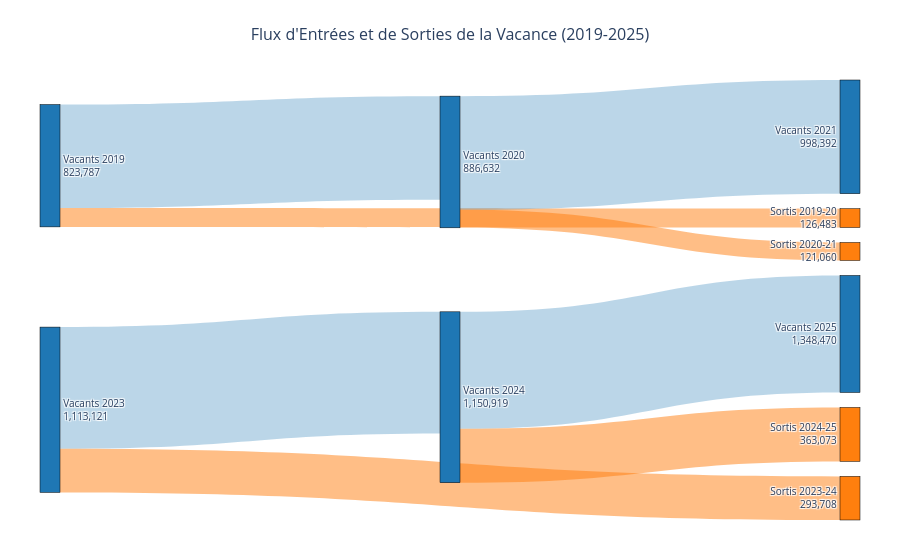

Notebook code cell kept with this figure:
### Markdown cell above
## 4. Analyse des Flux de Logements

### 4.1 Évolution des Stocks de Logements Vacants

L'analyse des fichiers LOVAC de 2019 à 2025 révèle une dynamique complexe d'entrées et de sorties de la vacance. Le stock total de logements vacants a progressé de **823 787 logements en 2019** à **1 348 470 logements en 2025**, soit une croissance de 63,7% sur la période.

Cette évolution reflète plusieurs phénomènes :
- **Nouvelles entrées en vacance** : Logements devenant vacants chaque année
- **Sorties de vacance** : Logements retrouvant une occupation
- **Amélioration du recensement** : Meilleure identification des logements vacants par les services

### 4.2 Taux de Sortie Annuels

Les taux de sortie varient significativement selon les années :
- **2019-2020** : 15,4% (126 483 sorties sur 823 787 logements)
- **2020-2021** : 13,7% (121 060 sorties sur 886 632 logements)
- **2023-2024** : 26,4% (293 708 sorties sur 1 113 121 logements)
- **2024-2025** : 31,5% (363 073 sorties sur 1 150 919 logements)

L'accélération des sorties en 2023-2025 peut s'expliquer par :
- **Reprise économique post-COVID** : Dynamisation du marché immobilier
- **Politiques publiques renforcées** : Montée en puissance des dispositifs ZLV
- **Tension immobilière** : Incitation à remettre les logements sur le marché

### Code cell
# Données pour le diagramme de Sankey des flux de logements
flow_data = {
    'years': ['2019', '2020', '2021', '2022', '2023', '2024', '2025'],
    'stocks': [823787, 886632, 998392, 1137633, 1113121, 1150919, 1348470],
    'exits': [0, 126483, 121060, 0, 0, 293708, 363073],  # Sorties observées
    'stays': [0, 697304, 765572, 0, 0, 819413, 787846]   # Maintiens observés
}

df_flows = pd.DataFrame(flow_data)

# Création du diagramme de Sankey avec Plotly
fig = go.Figure(data=[go.Sankey(
    node = dict(
        pad = 15,
        thickness = 20,
        line = dict(color = "black", width = 0.5),
        label = [
            "Vacants 2019<br>823,787",
            "Vacants 2020<br>886,632", 
            "Sortis 2019-20<br>126,483",
            "Vacants 2021<br>998,392",
            "Sortis 2020-21<br>121,060",
            "Vacants 2023<br>1,113,121",
            "Vacants 2024<br>1,150,919",
            "Sortis 2023-24<br>293,708",
            "Vacants 2025<br>1,348,470",
            "Sortis 2024-25<br>363,073"
        ],
        color = [
            "#1f77b4", "#1f77b4", "#ff7f0e", "#1f77b4", "#ff7f0e", 
            "#1f77b4", "#1f77b4", "#ff7f0e", "#1f77b4", "#ff7f0e"
        ]
    ),
    link = dict(
        source = [0, 0, 1, 1, 5, 5, 6, 6],
        target = [1, 2, 3, 4, 6, 7, 8, 9],
        value = [697304, 126483, 765572, 121060, 819413, 293708, 787846, 363073],
        color = ["rgba(31, 119, 180, 0.3)", "rgba(255, 127, 14, 0.5)", 
                "rgba(31, 119, 180, 0.3)", "rgba(255, 127, 14, 0.5)",
                "rgba(31, 119, 180, 0.3)", "rgba(255, 127, 14, 0.5)",
                "rgba(31, 119, 180, 0.3)", "rgba(255, 127, 14, 0.5)"]
    )
)])

fig.update_layout(
    title={
        'text': "Flux d'Entrées et de Sorties de la Vacance (2019-2025)",
        'x': 0.5,
        'font': {'size': 16}
    },
    font_size=10,
    height=600,
    margin=dict(t=80, b=40, l=40, r=40)
)

fig.show()

# Analyse complémentaire : évolution des stocks et taux de sortie
fig, (ax1, ax2) = plt.subplots(2, 1, figsize=(14, 10))

# Graphique 1: Évolution des stocks
years_numeric = [2019, 2020, 2021, 2022, 2023, 2024, 2025]
ax1.plot(years_numeric, df_flows['stocks'], 'o-', linewidth=3, markersize=8, color='#1f77b4')
ax1.fill_between(years_numeric, df_flows['stocks'], alpha=0.3, color='#1f77b4')
ax1.set_title('Évolution du Stock de Logements Vacants (LOVAC)', fontsize=14, fontweight='bold')
ax1.set_ylabel('Nombre de logements')
ax1.set_xlabel('Année')
ax1.grid(True, alpha=0.3)
ax1.ticklabel_format(style='plain', axis='y')

# Ajout des valeurs sur le graphique
for i, (year, stock) in enumerate(zip(years_numeric, df_flows['stocks'])):
    ax1.annotate(f'{stock:,}', (year, stock), textcoords="offset points", 
                xytext=(0,10), ha='center', fontweight='bold')

# Graphique 2: Taux de sortie annuels
exit_rates = [0, 15.4, 13.7, 0, 0, 26.4, 31.5]  # Taux calculés
years_with_exits = [2020, 2021, 2024, 2025]
rates_with_exits = [15.4, 13.7, 26.4, 31.5]

bars = ax2.bar(years_with_exits, rates_with_exits, color=['#ff7f0e', '#ff7f0e', '#2ca02c', '#2ca02c'], alpha=0.7)
ax2.set_title('Taux de Sortie Annuels de la Vacance', fontsize=14, fontweight='bold')
ax2.set_ylabel('Taux de sortie (%)')
ax2.set_xlabel('Année')
ax2.set_ylim(0, 35)
ax2.grid(True, alpha=0.3)

# Ajout des valeurs sur les barres
for bar, rate in zip(bars, rates_with_exits):
    ax2.text(bar.get_x() + bar.get_width()/2, bar.get_height() + 0.5, 
             f'{rate}%', ha='center', va='bottom', fontweight='bold')

plt.tight_layout()
plt.show()

# Calcul des statistiques de flux
total_exits_observed = sum([126483, 121060, 293708, 363073])
total_stays_observed = sum([697304, 765572, 819413, 787846])
average_exit_rate = total_exits_observed / (total_exits_observed + total_stays_observed) * 100

print(f"📊 STATISTIQUES DES FLUX DE LOGEMENTS")
print(f"=" * 50)
print(f"• Total des sorties observées: {total_exits_observed:,}")
print(f"• Total des maintiens observés: {total_stays_observed:,}")
print(f"• Taux de sortie moyen: {average_exit_rate:.1f}%")
print(f"• Croissance du stock 2019-2025: +{((1348470/823787-1)*100):.1f}%")
print(f"=" * 50)

### Figure 1 — Plotly figure (JSON) as saved in the notebook; plotly's stock layout.template omitted (floating-point values rounded to 4 significant figures)
{"data": [{"link": {"color": ["rgba(31, 119, 180, 0.3)", "rgba(255, 127, 14, 0.5)", "rgba(31, 119, 180, 0.3)", "rgba(255, 127, 14, 0.5)", "rgba(31, 119, 180, 0.3)", "rgba(255, 127, 14, 0.5)", "rgba(31, 119, 180, 0.3)", "rgba(255, 127, 14, 0.5)"], "source": [0, 0, 1, 1, 5, 5, 6, 6], "target": [1, 2, 3, 4, 6, 7, 8, 9], "value": [697304, 126483, 765572, 121060, 819413, 293708, 787846, 363073]}, "node": {"color": ["#1f77b4", "#1f77b4", "#ff7f0e", "#1f77b4", "#ff7f0e", "#1f77b4", "#1f77b4", "#ff7f0e", "#1f77b4", "#ff7f0e"], "label": ["Vacants 2019<br>823,787", "Vacants 2020<br>886,632", "Sortis 2019-20<br>126,483", "Vacants 2021<br>998,392", "Sortis 2020-21<br>121,060", "Vacants 2023<br>1,113,121", "Vacants 2024<br>1,150,919", "Sortis 2023-24<br>293,708", "Vacants 2025<br>1,348,470", "Sortis 2024-25<br>363,073"], "line": {"color": "black", "width": 0.5}, "pad": 15, "thickness": 20}, "type": "sankey"}], "layout": {"autosize": true, "font": {"size": 10}, "margin": {"b": 40, "l": 40, "r": 40, "t": 80}, "title": {"font": {"size": 16}, "text": "Flux d'Entrées et de Sorties de la Vacance (2019-2025)", "x": 0.5}}}
